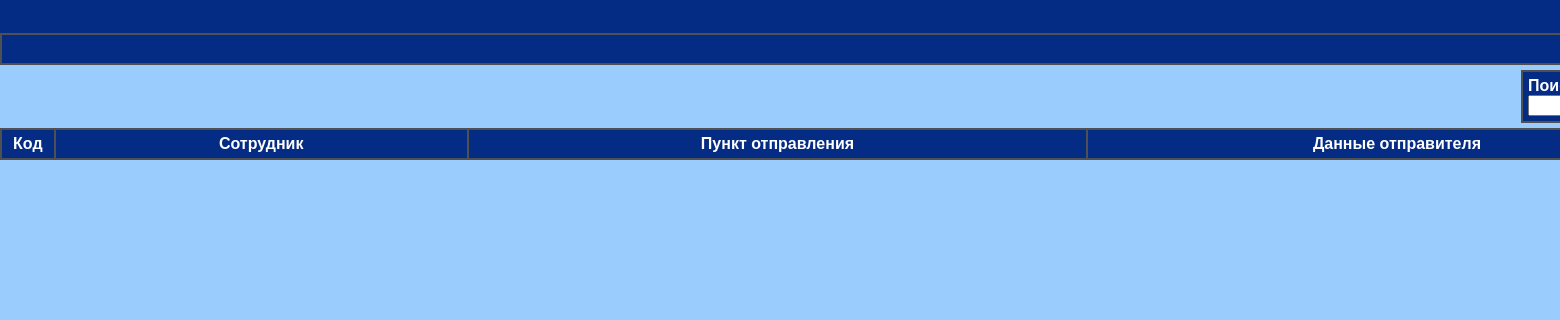
Page /orders/ordersPage.php on the earlier database version.
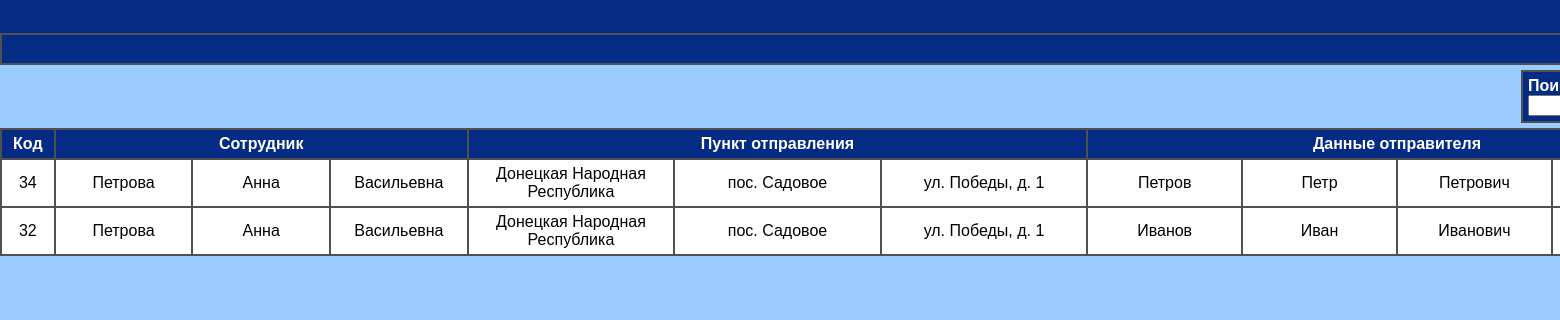
Same page on the later database version.
### tables this page shows
CREATE TABLE IF NOT EXISTS `orders` (
  `orderID` int(11) unsigned NOT NULL AUTO_INCREMENT,
  `workerID` int(11) unsigned NOT NULL,
  `senderID` int(11) unsigned NOT NULL,
  `correspTypeID` int(11) unsigned NOT NULL,
  `correspWeight` float unsigned NOT NULL,
  `recipientID` int(11) unsigned NOT NULL,
  `departmentID` int(11) unsigned NOT NULL,
  `cost` float unsigned NOT NULL,
  `regDate` date NOT NULL,
  PRIMARY KEY (`orderID`),
  KEY `workerID` (`workerID`),
  KEY `recipientID` (`recipientID`),
  KEY `departmentID` (`departmentID`),
  KEY `correspID` (`correspTypeID`) USING BTREE,
  KEY `senderID` (`senderID`),
  CONSTRAINT `FK_orders_clients` FOREIGN KEY (`senderID`) REFERENCES `clients` (`clientID`) ON DELETE NO ACTION ON UPDATE NO ACTION,
  CONSTRAINT `FK_orders_clients_2` FOREIGN KEY (`recipientID`) REFERENCES `clients` (`clientID`) ON DELETE NO ACTION ON UPDATE NO ACTION,
  CONSTRAINT `FK_orders_corresptype` FOREIGN KEY (`correspTypeID`) REFERENCES `corresptype` (`correspTypeID`) ON DELETE NO ACTION ON UPDATE NO ACTION,
  CONSTRAINT `FK_orders_departments` FOREIGN KEY (`departmentID`) REFERENCES `departments` (`departmentID`) ON DELETE NO ACTION ON UPDATE NO ACTION,
  CONSTRAINT `FK_orders_workers` FOREIGN KEY (`workerID`) REFERENCES `workers` (`workerID`) ON DELETE NO ACTION ON UPDATE NO ACTION
);

CREATE TABLE IF NOT EXISTS `clients` (
  `clientID` int(11) unsigned NOT NULL AUTO_INCREMENT,
  `clientLastName` varchar(50) NOT NULL,
  `clientFirstName` varchar(20) NOT NULL,
  `clientPatronymic` varchar(20) NOT NULL,
  `clientPassport` varchar(20) NOT NULL,
  `clientPhone` varchar(20) NOT NULL,
  PRIMARY KEY (`clientID`)
);

### functions_db.php (called while the page is built, shortened)
<?php
$link = false;
function get_all_orders_info()
{
    global $link;
    $res = mysqli_query($link, "CALL orders_info()");
    return mysqli_fetch_all($res, MYSQLI_ASSOC);
}
?>

### orders/ordersPage.php (the view, shortened to what this page needs)
<?php
include "../functions_db.php";
$orders_info = get_all_orders_info();
?>
<!DOCTYPE html>
<html lang = "en">
<head>
    <link rel = "stylesheet" href = "ordersPageStyle.css">
</head>
<body>
    <section class = "beginning", id='home'>
    </section>
    <div class="nav">
        <ul>
        </ul>
    </div>
    <section class = "add_and_find_order">
        <div class = searchdiv>
            <form action="searchResultOrderPage.php" method="GET">
                <div><label for="search_term">Поиск заказа по коду</label></div>
                <div><input type="number" id="search_term" name="search_term" required>
                <button type="submit">Поиск</button></div>
            </form>
        </div>
    </section>
    <div class = "table">
        <table>
            <thead><th>Код</th><th colspan = 3>Сотрудник</th><th colspan = 3>Пункт отправления</th><th colspan = 4>Данные отправителя</th></thead>
            <?php
                for($i = 0; $i < count($orders_info); $i++)
                {
                    $order_id = $orders_info[$i]["orderID"];
                    $worker_last_name = $orders_info[$i]["workerLastName"];
                    $worker_first_name = $orders_info[$i]["workerFirstName"];
                    $worker_patronymic = $orders_info[$i]["workerPatronymic"];
                    $a_dep_region = $orders_info[$i]["A_depRegion"];
                    $a_dep_city_or_village = $orders_info[$i]["A_depCityOrVillage"];
                    $a_dep_address = $orders_info[$i]["A_depAddress"];
                    $client_last_name = $orders_info[$i]["senderLastName"];
                    $client_first_name = $orders_info[$i]["senderFirstName"];
                    $client_patronymic = $orders_info[$i]["senderPatronymic"];
                    $client_phone = $orders_info[$i]["senderPhone"];
                    $corresp_type_name = $orders_info[$i]["typeName"];
                    $corresp_weight = $orders_info[$i]["correspWeight"];
                    $recipient_last_name = $orders_info[$i]["recipientLastName"];
                    $recipient_first_name = $orders_info[$i]["recipientFirstName"];
                    $recipient_patronymic = $orders_info[$i]["recipientPatronymic"];
                    $recipient_phone = $orders_info[$i]["recipientPhone"];
                    $b_dep_region = $orders_info[$i]["B_depRegion"];
                    $b_dep_city_or_village = $orders_info[$i]["B_depCityOrVillage"];
                    $b_dep_address = $orders_info[$i]["B_depAddress"];
                    $cost = $orders_info[$i]["cost"];
                    $reg_date = $orders_info[$i]["regDate"];
                    echo "<tr><td>$order_id</td>
                    <td>$worker_last_name</td>
                    <td>$worker_first_name</td>
                    <td>$worker_patronymic</td>
                    <td>$a_dep_region</td>
                    <td>$a_dep_city_or_village</td>
                    <td>$a_dep_address</td>
                    <td>$client_last_name</td>
                    <td>$client_first_name</td>
                    <td>$client_patronymic</td>
                    <td>$client_phone</td>
                    <td>$corresp_type_name</td>
                    <td>$corresp_weight</td>
                    <td>$recipient_last_name</td>
                    <td>$recipient_first_name</td>
                    <td>$recipient_patronymic</td>
                    <td>$recipient_phone</td>
                    <td>$b_dep_region</td>
                    <td>$b_dep_city_or_village</td>
                    <td>$b_dep_address</td>
                    <td>$cost</td>
                    <td>$reg_date</td>
                    <td><a href = ../tabPartOrders/statusOrderAddPage.php?statusOrderAddById=$order_id><img src = '../Resources/addStatus.png'</a></td>
                    <td><a href = orderEditPage.php?orderEditById=$order_id><img src = '../Resources/edit.png'</a></td>
                    <td><a href = orderDeleteByIdController.php?orderDelById=$order_id><img src = '../Resources/cross.png'</a></td></tr>";
                }
            ?>
        </table>
    </div>
</body>
</html>

Differences in the rows shown:
added orders: orderID "34", worker_last_name "Петрова", worker_first_name "Анна", worker_patronymic "Васильевна", a_dep_region "Донецкая Народная Республика", a_dep_city_or_village "пос. Садовое", a_dep_address "ул. Победы, д. 1", senderID.clientLastName "Петров", senderID.clientFirstName "Петр", senderID.clientPatronymic "Петрович"
added orders: orderID "32", worker_last_name "Петрова", worker_first_name "Анна", worker_patronymic "Васильевна", a_dep_region "Донецкая Народная Республика", a_dep_city_or_village "пос. Садовое", a_dep_address "ул. Победы, д. 1", senderID.clientLastName "Иванов", senderID.clientFirstName "Иван", senderID.clientPatronymic "Иванович"
